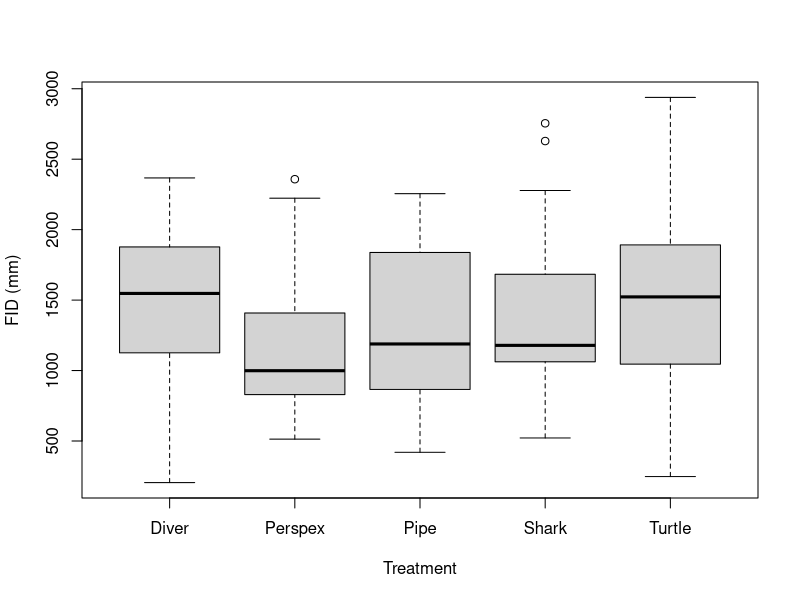
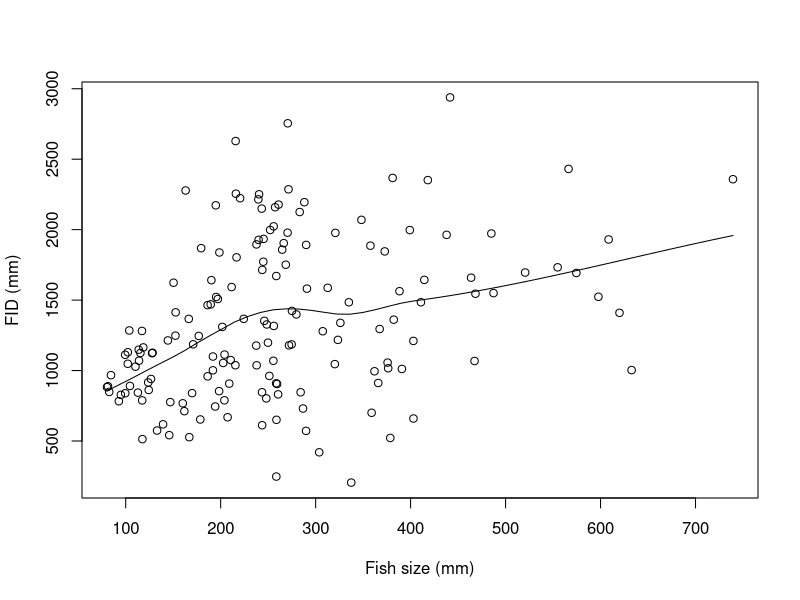
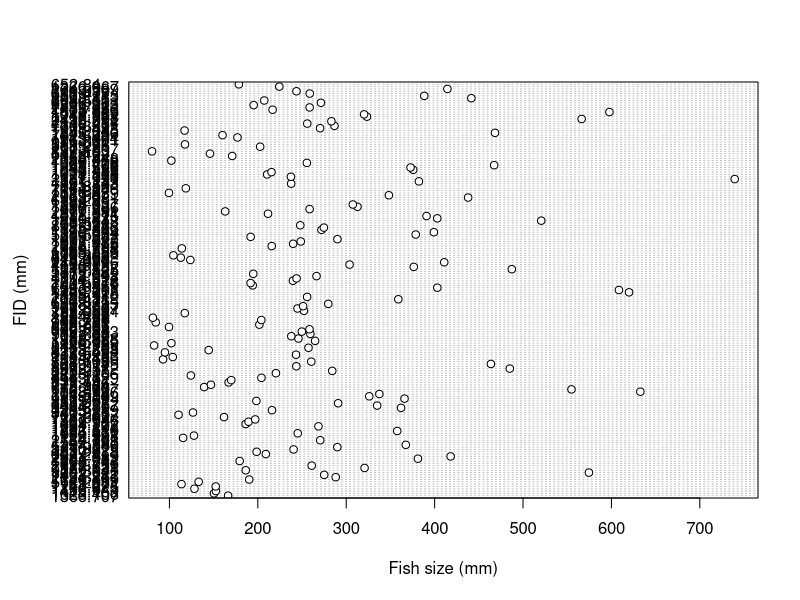

Write the R code that produced these figures, in order. (Note: this script raises an error after producing the figures.)

setwd("~/Documents/Master UWA/thesis/Results/GitHub/Analysis-Asunsolo_FID")

dat<-read.csv("data_wide_BG_AA.csv")

library(ggplot2)
library(dplyr)
library(tidyr)
#### PLOTS ####

#how to get the data for only one variable within a column
Perspex<- dplyr::filter(dat, Treatment %in% c("Perspex"))
Perspex

par(mfrow=c(1,1))

boxplot(dat$fid~dat$Treatment, xlab= "Treatment", ylab= "FID (mm)")

scatter.smooth(dat$length, dat$fid, xlab= "Fish size (mm)", ylab= "FID (mm)")
dotchart(dat$length, dat$fid, xlab= "Fish size (mm)", ylab= "FID (mm)")

boxplot(dat$activity~dat$Treatment, xlab= "Treatment", ylab= "Type of reaction") # how to plot that!

boxplot(dat$fid~dat$species, xlab= "Sp", ylab= "FID (mm)", las=3, cex= 0.2)

boxplot(dat$fid~dat$genus, xlab= "Genus", ylab= "FID (mm)", las=3, cex= 0.2)

plot(dat$Treatment, dat$activity, xlab= "Treatment", ylab= "Type of reaction", col=
       1:length(dat$activity))
#legend(1,95, legend=c("swim backwards", "no response", "hide", "flight", "c-turn"))

plot(dat$Treatment, dat$length, xlab= "Treatment", ylab= "Length")
dotchart(dat$length, dat$Treatment, xlab= "Fish size (mm)", ylab= "Treatment")

scatter.smooth(dat$dff_fid, dat$fid, xlab= "DFF FID (mm)", ylab= "FID (mm)")

scatter.smooth(dat$dfs_fid, dat$fid, xlab= "DFS FID (mm)", ylab= "FID (mm)")

#eliminated DFF variable
#boxplot(dat$dff.fid~ dat$dff.post.fid, xlab= "DFF FID (mm)", ylab= "DFF post FID (mm)")
#boxplot(dat$DFF.post.FID~ dat$DFF.FID)

# Theme for plotting ----
Theme1 <-    theme_bw()+
  theme( # use theme_get() to see available options
    panel.grid = element_blank(),
    panel.border = element_blank(),
    axis.line = element_line(colour = "black"),
    panel.grid.major = element_blank(),
    panel.grid.minor = element_blank(),
    legend.background = element_blank(),
    legend.key = element_blank(), # switch off the rectangle around symbols in the legend
    legend.text = element_text(size=12),
    legend.title = element_blank(),
    #legend.position = "top",
    text=element_text(size=12),
    strip.text.y = element_text(size = 12,angle = 0),
    axis.title.x=element_text(vjust=0.3, size=12),
    axis.title.y=element_text(vjust=0.6, angle=90, size=12),
    axis.text.y=element_text(size=12),
    axis.text.x=element_text(size=12),
    axis.line.x=element_line(colour="black", size=0.5,linetype='solid'),
    axis.line.y=element_line(colour="black", size=0.5,linetype='solid'),
    strip.background = element_blank(),
    plot.title = element_text(color="black", size=12, face="bold.italic"))


# functions for summarising data on plots ----
#se <- function(x) sd(x) / sqrt(length(x))
#se.min <- function(x) (mean(x)) - se(x)
#se.max <- function(x) (mean(x)) + se(x)

#datlong<- gather(dat, dff_fid, dff_post_fid, key = "DFF", value = "value", na.rm = FALSE,
#convert = FALSE, factor_key = FALSE) 
datlong.1<-gather(dat, speed.priorAvg, speed.fid, key = "speed", value = "value", na.rm = FALSE,
                  convert = FALSE, factor_key = FALSE) 

#ggplot(datlong.1,aes(x = factor(Treatment), y = value,  fill = DFF, notch=FALSE, outlier.shape = NA),alpha=0.5) +
#stat_boxplot(geom='errorbar')+
#geom_boxplot(outlier.color = NA, notch=FALSE)+
#stat_summary(fun.y=mean, geom="point", shape=23, size=4)+ #this is adding the dot for the mean
#scale_y_continuous(expand = expand_scale(mult = c(0, .1)))+ # this sets 10% above the max for each on the Y scale
# scale_fill_manual(values = c("Fished" = "grey", "No-take" = "#1470ad"))+
#xlab("DFF") + ylab("Distance") +
#annotation_custom(grob.sci)+ #adds a title
#Theme1

#get speed in the data first

ggplot(datlong.1,aes(x = factor(Treatment), y = value,  fill = speed, notch=FALSE, outlier.shape = NA),alpha=0.5) +
  stat_boxplot(geom='errorbar')+
  geom_boxplot(outlier.color = NA, notch=FALSE)+
  stat_summary(fun.y=mean, geom="point", shape=23, size=4)+ #this is adding the dot for the mean
  scale_y_continuous(expand = expand_scale(mult = c(0, .1)))+ # this sets 10% above the max for each on the Y scale
  #scale_fill_manual(values = c("Fished" = "grey", "No-take" = "#1470ad"))+
  xlab("DFF") + ylab("Distance") +
  #annotation_custom(grob.sci)+ #adds a title
  Theme1

plot(dat$school_individual, dat$fid, xlab= "Treatment", ylab= "FID (mm)")
boxplot(dat$fid~dat$school_individual*dat$Treatment, xlab= "", ylab= "FID (mm)", las=3, cex= 0.2)

scatter.smooth(dat$speed.FID, dat$FID, xlab= "Speed FID (m/s)", ylab= "FID (mm)")

#Speed prior vs during FID-- can I do a boxplot?
FID_speed<- ggplot(dat, aes(speed.priorAvg, speed.fid))+ facet_wrap(~Treatment)+
geom_point()+
theme_classic()
FID_speed

#Speed during FID per treatment
FID_speed.FID<- ggplot(dat, aes(fid, speed.fid))+ facet_wrap(~Treatment)+
 geom_point()+
theme_classic()
FID_speed.FID

FID_Length<- ggplot(dat, aes(length, fid))+ facet_wrap(~Treatment)+
 geom_point()+
 theme_classic()
FID_Length


FID_Length_Genus<- ggplot(dat, aes(length, fid))+ facet_wrap(~genus)+
# geom_point()+
#theme_classic()
FID_Length_Genus
